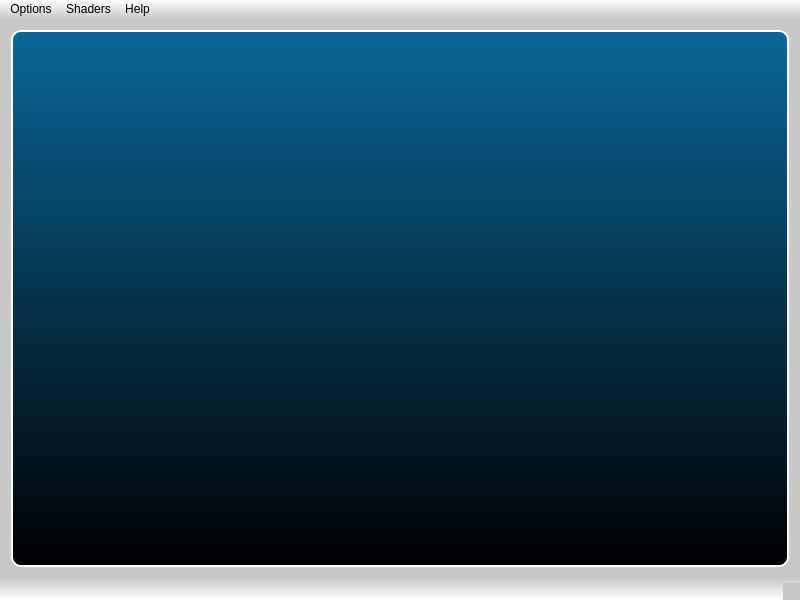
<?xml version="1.0" encoding="UTF-8"?>
<ui version="4.0">
 <class>ccViewerClass</class>
 <widget class="QMainWindow" name="ccViewerClass">
  <property name="geometry">
   <rect>
    <x>0</x>
    <y>0</y>
    <width>800</width>
    <height>600</height>
   </rect>
  </property>
  <property name="acceptDrops">
   <bool>true</bool>
  </property>
  <property name="windowTitle">
   <string>ccViewer</string>
  </property>
  <property name="styleSheet">
   <string notr="true">QWidget {
	background-color: rgb(200,200,200);
}

QMenu
{
	background: rgb(200,200,200);
}

QMenu::separator 
{
     height: 2px;
     background: rgb(100,100,100);
     margin-left: 10px;
     margin-right: 5px;
 }

QMenuBar 
{
	background-color: qlineargradient(x1:0, y1:0, x2:0, y2:1,stop:0 rgb(255,255,255), stop:1 rgb(200,200,200));
 }

QStatusBar
{
	background-color: qlineargradient(x1:0, y1:0, x2:0, y2:1,stop:0 rgb(200,200,200), stop:1 rgb(255,255,255));
}
</string>
  </property>
  <widget class="QWidget" name="centralWidget">
   <layout class="QVBoxLayout" name="verticalLayout">
    <item>
     <widget class="QFrame" name="GLframe">
      <property name="sizePolicy">
       <sizepolicy hsizetype="Expanding" vsizetype="Expanding">
        <horstretch>0</horstretch>
        <verstretch>0</verstretch>
       </sizepolicy>
      </property>
      <property name="styleSheet">
       <string notr="true">QFrame{
	border: 2px solid white;
	border-radius: 10px;
	background: qlineargradient(x1:0, y1:0, x2:0, y2:1,stop:0 rgb(10,102,151), stop:1 rgb(0,0,0));
 }

</string>
      </property>
      <property name="frameShape">
       <enum>QFrame::Box</enum>
      </property>
      <property name="frameShadow">
       <enum>QFrame::Plain</enum>
      </property>
     </widget>
    </item>
   </layout>
  </widget>
  <widget class="QMenuBar" name="menuBar">
   <property name="geometry">
    <rect>
     <x>0</x>
     <y>0</y>
     <width>800</width>
     <height>23</height>
    </rect>
   </property>
   <widget class="QMenu" name="menuOptions">
    <property name="title">
     <string>Options</string>
    </property>
    <widget class="QMenu" name="menuPerspective">
     <property name="title">
      <string>Perspective</string>
     </property>
     <property name="icon">
      <iconset resource="../../qCC/icons.qrc">
       <normaloff>:/CC/images/ccCenteredPerspective32.png</normaloff>:/CC/images/ccCenteredPerspective32.png</iconset>
     </property>
     <addaction name="actionSetOrthoView"/>
     <addaction name="actionSetCenteredPerspectiveView"/>
     <addaction name="actionSetViewerPerspectiveView"/>
    </widget>
    <widget class="QMenu" name="menuLights">
     <property name="title">
      <string>Lights</string>
     </property>
     <property name="icon">
      <iconset resource="../../qCC/icons.qrc">
       <normaloff>:/CC/images/ccSunLight.png</normaloff>:/CC/images/ccSunLight.png</iconset>
     </property>
     <addaction name="actionToggleSunLight"/>
     <addaction name="actionToggleCustomLight"/>
    </widget>
    <widget class="QMenu" name="menuStandardViews">
     <property name="title">
      <string>Standard views</string>
     </property>
     <property name="icon">
      <iconset resource="../../qCC/icons.qrc">
       <normaloff>:/CC/images/ccViewYpos.png</normaloff>:/CC/images/ccViewYpos.png</iconset>
     </property>
     <addaction name="actionSetViewTop"/>
     <addaction name="actionSetViewFront"/>
     <addaction name="actionSetViewLeft"/>
     <addaction name="actionSetViewBack"/>
     <addaction name="actionSetViewRight"/>
     <addaction name="actionSetViewBottom"/>
     <addaction name="actionSetViewIso1"/>
     <addaction name="actionSetViewIso2"/>
    </widget>
    <widget class="QMenu" name="menuSelected">
     <property name="title">
      <string>Selected entity</string>
     </property>
     <widget class="QMenu" name="menuSelectSF">
      <property name="enabled">
       <bool>false</bool>
      </property>
      <property name="title">
       <string>Current S.F.</string>
      </property>
      <addaction name="actionDummyAction"/>
     </widget>
     <addaction name="actionShowColors"/>
     <addaction name="actionShowNormals"/>
     <addaction name="actionShowMaterials"/>
     <addaction name="separator"/>
     <addaction name="actionShowScalarField"/>
     <addaction name="actionShowColorRamp"/>
     <addaction name="menuSelectSF"/>
     <addaction name="actionZoomOnSelectedEntity"/>
     <addaction name="actionDelete"/>
    </widget>
    <widget class="QMenu" name="menuRotationSymbol">
     <property name="title">
      <string>Rotation symbol</string>
     </property>
     <property name="icon">
      <iconset resource="../../qCC/icons.qrc">
       <normaloff>:/CC/images/ccPivotOn.png</normaloff>:/CC/images/ccPivotOn.png</iconset>
     </property>
     <addaction name="actionSetPivotAlwaysOn"/>
     <addaction name="actionSetPivotRotationOnly"/>
     <addaction name="actionSetPivotOff"/>
    </widget>
    <widget class="QMenu" name="menu3DMouse">
     <property name="title">
      <string>3D mouse</string>
     </property>
     <property name="icon">
      <iconset resource="../../qCC/icons.qrc">
       <normaloff>:/CC/images/im3DxLogo.png</normaloff>:/CC/images/im3DxLogo.png</iconset>
     </property>
     <addaction name="actionEnable3DMouse"/>
    </widget>
    <addaction name="actionDisplayParameters"/>
    <addaction name="actionEditCamera"/>
    <addaction name="separator"/>
    <addaction name="menuStandardViews"/>
    <addaction name="menuPerspective"/>
    <addaction name="menuRotationSymbol"/>
    <addaction name="menu3DMouse"/>
    <addaction name="menuLights"/>
    <addaction name="actionGlobalZoom"/>
    <addaction name="actionEnableStereo"/>
    <addaction name="actionFullScreen"/>
    <addaction name="actionLockRotationVertAxis"/>
    <addaction name="separator"/>
    <addaction name="menuSelected"/>
   </widget>
   <widget class="QMenu" name="menuAbout">
    <property name="title">
     <string>Help</string>
    </property>
    <addaction name="actionAbout"/>
    <addaction name="separator"/>
    <addaction name="actionHelpShortcuts"/>
   </widget>
   <widget class="QMenu" name="menuPlugins">
    <property name="title">
     <string>Shaders</string>
    </property>
    <addaction name="actionNoFilter"/>
   </widget>
   <addaction name="menuOptions"/>
   <addaction name="menuPlugins"/>
   <addaction name="menuAbout"/>
  </widget>
  <widget class="QStatusBar" name="statusBar"/>
  <action name="actionDisplayParameters">
   <property name="icon">
    <iconset resource="../../qCC/icons.qrc">
     <normaloff>:/CC/images/ccLightParams.png</normaloff>:/CC/images/ccLightParams.png</iconset>
   </property>
   <property name="text">
    <string>Display parameters</string>
   </property>
   <property name="toolTip">
    <string>Set display parameters (light, materials, etc.)</string>
   </property>
   <property name="statusTip">
    <string>Set display parameters (light, materials, etc.)</string>
   </property>
   <property name="shortcut">
    <string>Alt+D</string>
   </property>
   <property name="shortcutContext">
    <enum>Qt::ApplicationShortcut</enum>
   </property>
  </action>
  <action name="actionFullScreen">
   <property name="checkable">
    <bool>true</bool>
   </property>
   <property name="icon">
    <iconset resource="../../qCC/icons.qrc">
     <normaloff>:/CC/images/ccFullScreen.png</normaloff>:/CC/images/ccFullScreen.png</iconset>
   </property>
   <property name="text">
    <string>Full screen</string>
   </property>
   <property name="shortcut">
    <string>F11</string>
   </property>
   <property name="shortcutContext">
    <enum>Qt::ApplicationShortcut</enum>
   </property>
  </action>
  <action name="actionEditCamera">
   <property name="icon">
    <iconset>
     <normaloff>:/CC/images/ccCamera.png</normaloff>:/CC/images/ccCamera.png</iconset>
   </property>
   <property name="text">
    <string>Camera parameters</string>
   </property>
   <property name="shortcut">
    <string>Alt+C</string>
   </property>
  </action>
  <action name="actionToggleSunLight">
   <property name="checkable">
    <bool>true</bool>
   </property>
   <property name="text">
    <string>Sun</string>
   </property>
   <property name="shortcut">
    <string>F6</string>
   </property>
   <property name="shortcutContext">
    <enum>Qt::ApplicationShortcut</enum>
   </property>
  </action>
  <action name="actionToggleCustomLight">
   <property name="checkable">
    <bool>true</bool>
   </property>
   <property name="text">
    <string>Custom</string>
   </property>
   <property name="shortcut">
    <string>F7</string>
   </property>
   <property name="shortcutContext">
    <enum>Qt::ApplicationShortcut</enum>
   </property>
  </action>
  <action name="actionAbout">
   <property name="text">
    <string>About</string>
   </property>
  </action>
  <action name="actionHelpShortcuts">
   <property name="text">
    <string>Shortcuts</string>
   </property>
   <property name="shortcut">
    <string>F1</string>
   </property>
   <property name="shortcutContext">
    <enum>Qt::ApplicationShortcut</enum>
   </property>
  </action>
  <action name="actionSetViewFront">
   <property name="icon">
    <iconset resource="../../qCC/icons.qrc">
     <normaloff>:/CC/images/ccViewYpos.png</normaloff>:/CC/images/ccViewYpos.png</iconset>
   </property>
   <property name="text">
    <string>Front</string>
   </property>
   <property name="shortcut">
    <string>5</string>
   </property>
   <property name="shortcutContext">
    <enum>Qt::ApplicationShortcut</enum>
   </property>
  </action>
  <action name="actionSetViewBack">
   <property name="icon">
    <iconset resource="../../qCC/icons.qrc">
     <normaloff>:/CC/images/ccViewYneg.png</normaloff>:/CC/images/ccViewYneg.png</iconset>
   </property>
   <property name="text">
    <string>Back</string>
   </property>
   <property name="shortcut">
    <string>0</string>
   </property>
   <property name="shortcutContext">
    <enum>Qt::ApplicationShortcut</enum>
   </property>
  </action>
  <action name="actionSetViewLeft">
   <property name="icon">
    <iconset resource="../../qCC/icons.qrc">
     <normaloff>:/CC/images/ccViewXpos.png</normaloff>:/CC/images/ccViewXpos.png</iconset>
   </property>
   <property name="text">
    <string>Left</string>
   </property>
   <property name="shortcut">
    <string>4</string>
   </property>
   <property name="shortcutContext">
    <enum>Qt::ApplicationShortcut</enum>
   </property>
  </action>
  <action name="actionSetViewRight">
   <property name="icon">
    <iconset resource="../../qCC/icons.qrc">
     <normaloff>:/CC/images/ccViewXneg.png</normaloff>:/CC/images/ccViewXneg.png</iconset>
   </property>
   <property name="text">
    <string>Right</string>
   </property>
   <property name="shortcut">
    <string>6</string>
   </property>
   <property name="shortcutContext">
    <enum>Qt::ApplicationShortcut</enum>
   </property>
  </action>
  <action name="actionSetViewTop">
   <property name="icon">
    <iconset resource="../../qCC/icons.qrc">
     <normaloff>:/CC/images/ccViewZpos.png</normaloff>:/CC/images/ccViewZpos.png</iconset>
   </property>
   <property name="text">
    <string>Top</string>
   </property>
   <property name="shortcut">
    <string>8</string>
   </property>
   <property name="shortcutContext">
    <enum>Qt::ApplicationShortcut</enum>
   </property>
  </action>
  <action name="actionSetViewBottom">
   <property name="icon">
    <iconset resource="../../qCC/icons.qrc">
     <normaloff>:/CC/images/ccViewZneg.png</normaloff>:/CC/images/ccViewZneg.png</iconset>
   </property>
   <property name="text">
    <string>Bottom</string>
   </property>
   <property name="shortcut">
    <string>2</string>
   </property>
  </action>
  <action name="actionShowColors">
   <property name="checkable">
    <bool>true</bool>
   </property>
   <property name="text">
    <string>Show Colors</string>
   </property>
   <property name="shortcut">
    <string>C</string>
   </property>
   <property name="shortcutContext">
    <enum>Qt::ApplicationShortcut</enum>
   </property>
  </action>
  <action name="actionShowNormals">
   <property name="checkable">
    <bool>true</bool>
   </property>
   <property name="text">
    <string>Show Normals</string>
   </property>
   <property name="shortcut">
    <string>N</string>
   </property>
   <property name="shortcutContext">
    <enum>Qt::ApplicationShortcut</enum>
   </property>
  </action>
  <action name="actionShowColorRamp">
   <property name="checkable">
    <bool>true</bool>
   </property>
   <property name="text">
    <string>Show Color ramp</string>
   </property>
   <property name="shortcut">
    <string>R</string>
   </property>
   <property name="shortcutContext">
    <enum>Qt::ApplicationShortcut</enum>
   </property>
  </action>
  <action name="actionShowScalarField">
   <property name="checkable">
    <bool>true</bool>
   </property>
   <property name="text">
    <string>Show Scalar field</string>
   </property>
   <property name="shortcut">
    <string>S</string>
   </property>
   <property name="shortcutContext">
    <enum>Qt::ApplicationShortcut</enum>
   </property>
  </action>
  <action name="actionDummyAction">
   <property name="text">
    <string>DummyAction</string>
   </property>
  </action>
  <action name="actionDelete">
   <property name="icon">
    <iconset resource="../../qCC/icons.qrc">
     <normaloff>:/CC/images/ccDelete.png</normaloff>:/CC/images/ccDelete.png</iconset>
   </property>
   <property name="text">
    <string>Delete</string>
   </property>
   <property name="shortcut">
    <string>Del</string>
   </property>
   <property name="shortcutContext">
    <enum>Qt::ApplicationShortcut</enum>
   </property>
  </action>
  <action name="actionSetOrthoView">
   <property name="checkable">
    <bool>true</bool>
   </property>
   <property name="icon">
    <iconset resource="../../qCC/icons.qrc">
     <normaloff>:/CC/images/ccOrthoMode32.png</normaloff>:/CC/images/ccOrthoMode32.png</iconset>
   </property>
   <property name="text">
    <string>Orthographic projection</string>
   </property>
   <property name="toolTip">
    <string>Set orthographic projection for current 3D View</string>
   </property>
   <property name="statusTip">
    <string>Set orthographic projection for current 3D View</string>
   </property>
   <property name="shortcut">
    <string>F2</string>
   </property>
  </action>
  <action name="actionSetCenteredPerspectiveView">
   <property name="checkable">
    <bool>true</bool>
   </property>
   <property name="icon">
    <iconset resource="../../qCC/icons.qrc">
     <normaloff>:/CC/images/ccCenteredPerspective32.png</normaloff>:/CC/images/ccCenteredPerspective32.png</iconset>
   </property>
   <property name="text">
    <string>Object-centered perspective</string>
   </property>
   <property name="toolTip">
    <string>Set object-centered perspective for current 3D View</string>
   </property>
   <property name="statusTip">
    <string>Set object-centered perspective for current 3D View</string>
   </property>
   <property name="shortcut">
    <string>F3</string>
   </property>
  </action>
  <action name="actionSetViewerPerspectiveView">
   <property name="checkable">
    <bool>true</bool>
   </property>
   <property name="icon">
    <iconset resource="../../qCC/icons.qrc">
     <normaloff>:/CC/images/ccViewerBasedPerspective32.png</normaloff>:/CC/images/ccViewerBasedPerspective32.png</iconset>
   </property>
   <property name="text">
    <string>Viewer-based perspective</string>
   </property>
   <property name="toolTip">
    <string>Set viewer-based perspective for current 3D View</string>
   </property>
   <property name="statusTip">
    <string>Set viewer-based perspective for current 3D View</string>
   </property>
   <property name="shortcut">
    <string>F4</string>
   </property>
  </action>
  <action name="actionSetPivotAlwaysOn">
   <property name="checkable">
    <bool>true</bool>
   </property>
   <property name="icon">
    <iconset resource="../../qCC/icons.qrc">
     <normaloff>:/CC/images/ccPivotOn.png</normaloff>:/CC/images/ccPivotOn.png</iconset>
   </property>
   <property name="text">
    <string>Always visible</string>
   </property>
   <property name="toolTip">
    <string>Pivot always visible</string>
   </property>
   <property name="statusTip">
    <string>Pivot always visible</string>
   </property>
  </action>
  <action name="actionSetPivotRotationOnly">
   <property name="checkable">
    <bool>true</bool>
   </property>
   <property name="icon">
    <iconset resource="../../qCC/icons.qrc">
     <normaloff>:/CC/images/ccPivotAuto.png</normaloff>:/CC/images/ccPivotAuto.png</iconset>
   </property>
   <property name="text">
    <string>Rotation only</string>
   </property>
   <property name="toolTip">
    <string>Pivot visible when rotating</string>
   </property>
   <property name="statusTip">
    <string>Pivot visible when rotating</string>
   </property>
  </action>
  <action name="actionSetPivotOff">
   <property name="checkable">
    <bool>true</bool>
   </property>
   <property name="icon">
    <iconset resource="../../qCC/icons.qrc">
     <normaloff>:/CC/images/ccPivotOff.png</normaloff>:/CC/images/ccPivotOff.png</iconset>
   </property>
   <property name="text">
    <string>Never visible</string>
   </property>
   <property name="toolTip">
    <string>Pivot never visible</string>
   </property>
   <property name="statusTip">
    <string>Pivot never visible</string>
   </property>
  </action>
  <action name="actionSetViewIso1">
   <property name="icon">
    <iconset resource="../../qCC/icons.qrc">
     <normaloff>:/CC/images/ccViewIso1.png</normaloff>:/CC/images/ccViewIso1.png</iconset>
   </property>
   <property name="text">
    <string>Iso front</string>
   </property>
   <property name="toolTip">
    <string>Set view to 'front' isometric</string>
   </property>
   <property name="statusTip">
    <string>Set view to 'front' isometric</string>
   </property>
   <property name="shortcut">
    <string>7</string>
   </property>
   <property name="shortcutContext">
    <enum>Qt::ApplicationShortcut</enum>
   </property>
  </action>
  <action name="actionSetViewIso2">
   <property name="icon">
    <iconset resource="../../qCC/icons.qrc">
     <normaloff>:/CC/images/ccViewIso2.png</normaloff>:/CC/images/ccViewIso2.png</iconset>
   </property>
   <property name="text">
    <string>Iso back</string>
   </property>
   <property name="toolTip">
    <string>Set view to 'back' isometric</string>
   </property>
   <property name="statusTip">
    <string>Set view to 'back' isometric</string>
   </property>
   <property name="shortcut">
    <string>9</string>
   </property>
   <property name="shortcutContext">
    <enum>Qt::ApplicationShortcut</enum>
   </property>
  </action>
  <action name="actionEnable3DMouse">
   <property name="checkable">
    <bool>true</bool>
   </property>
   <property name="text">
    <string>Enable</string>
   </property>
  </action>
  <action name="actionZoomOnSelectedEntity">
   <property name="text">
    <string>Zoom on</string>
   </property>
   <property name="shortcut">
    <string>Z</string>
   </property>
  </action>
  <action name="actionGlobalZoom">
   <property name="icon">
    <iconset resource="../../qCC/icons.qrc">
     <normaloff>:/CC/images/ccGlobalZoom.png</normaloff>:/CC/images/ccGlobalZoom.png</iconset>
   </property>
   <property name="text">
    <string>Global Zoom</string>
   </property>
   <property name="statusTip">
    <string>Global Zoom</string>
   </property>
  </action>
  <action name="actionNoFilter">
   <property name="text">
    <string>Remove</string>
   </property>
  </action>
  <action name="actionLockRotationVertAxis">
   <property name="checkable">
    <bool>true</bool>
   </property>
   <property name="text">
    <string>Lock rotation around vert. axis</string>
   </property>
   <property name="shortcut">
    <string>L</string>
   </property>
   <property name="shortcutContext">
    <enum>Qt::ApplicationShortcut</enum>
   </property>
  </action>
  <action name="actionEnableStereo">
   <property name="checkable">
    <bool>true</bool>
   </property>
   <property name="icon">
    <iconset resource="../../qCC/icons.qrc">
     <normaloff>:/CC/images/ccStereo.png</normaloff>:/CC/images/ccStereo.png</iconset>
   </property>
   <property name="text">
    <string>Stereo mode</string>
   </property>
   <property name="toolTip">
    <string>Enable stereo mode (with red-blue or red-cyan glasses)</string>
   </property>
   <property name="shortcut">
    <string>F10</string>
   </property>
  </action>
  <action name="actionShowMaterials">
   <property name="checkable">
    <bool>true</bool>
   </property>
   <property name="text">
    <string>Show Texture/Materials</string>
   </property>
   <property name="shortcut">
    <string>M</string>
   </property>
   <property name="shortcutContext">
    <enum>Qt::ApplicationShortcut</enum>
   </property>
  </action>
 </widget>
 <layoutdefault spacing="6" margin="11"/>
 <resources>
  <include location="../../qCC/icons.qrc"/>
 </resources>
 <connections/>
</ui>
